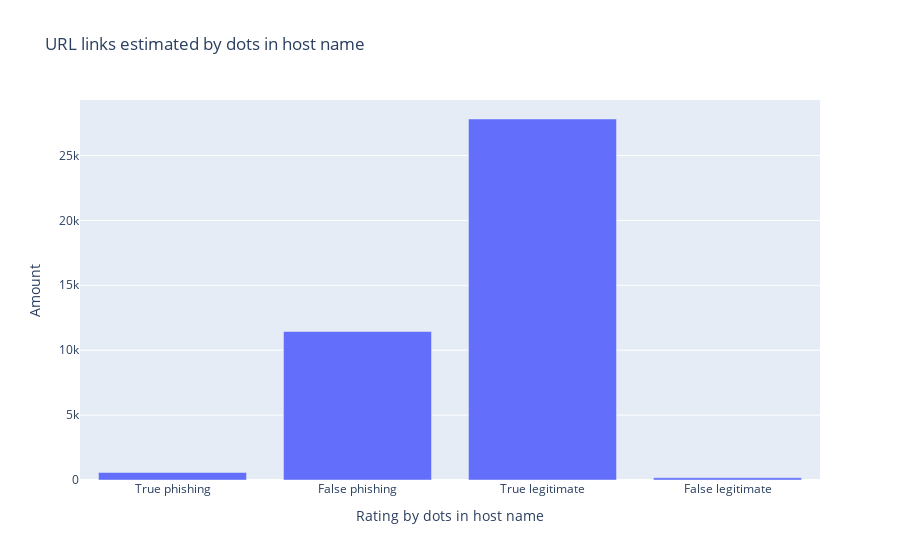

The notebook cell saved with this chart:
### Code cell
# Plotting the dependencies by number of dots in host name 

# creating lists
dots_number = [dots_true_bad, dots_false_bad, dots_true_good, dots_false_good]
dots_class = ['True phishing', 'False phishing', 'True legitimate', 'False legitimate']

#visualizing the chart
chart_dots = px.bar(x=dots_class, y=dots_number, title="URL links estimated by dots in host name",
                     labels = {'x':'Rating by dots in host name', 'y':'Amount'})
chart_dots.show()

### Figure 1 — Plotly figure (JSON) as saved in the notebook; plotly's stock layout.template omitted (floating-point values rounded to 4 significant figures)
{"data": [{"alignmentgroup": "True", "hovertemplate": "Rating by dots in host name=%{x}<br>Amount=%{y}<extra></extra>", "legendgroup": "", "marker": {"color": "#636efa"}, "name": "", "offsetgroup": "", "orientation": "v", "showlegend": false, "textposition": "auto", "type": "bar", "x": ["True phishing", "False phishing", "True legitimate", "False legitimate"], "xaxis": "x", "y": [580, 11440, 27811, 169], "yaxis": "y"}], "layout": {"barmode": "relative", "legend": {"tracegroupgap": 0}, "title": {"text": "URL links estimated by dots in host name"}, "xaxis": {"anchor": "y", "domain": [0, 1], "title": {"text": "Rating by dots in host name"}}, "yaxis": {"anchor": "x", "domain": [0, 1], "title": {"text": "Amount"}}}}
